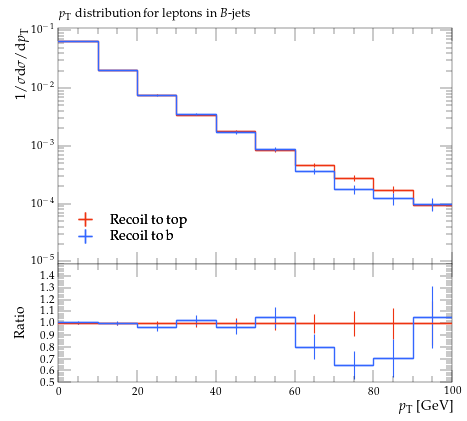

Reproduce this figure in Python.
#! /usr/bin/env python

# This Python script was auto-generated using YODA v2.0.2.
# Analysis object: /MC_HFDECAYS/lepton_pT_B_jets
# Timestamp: 31-07-2026 (13:13:53)

import matplotlib as mpl
import matplotlib.pyplot as plt
mpl.use('Agg') # comment out for interactive use
import os
import numpy as np

plotDir = os.path.split(os.path.realpath(__file__))[0]
if 'YODA_USER_PLOT_PATH' in globals():
    plot_outdir = globals()['YODA_USER_PLOT_PATH']
else:
    plot_outdir = plotDir

#plot style
plt.style.use(os.path.join(plotDir, '../default.mplstyle'))
# plot metadata
figW, figH = plt.rcParams['figure.figsize']
ax_xLabel = r'$p_\mathrm{T}$ [GeV]'
ax_yLabel = r'$1/\sigma \mathrm{d}\sigma/\mathrm{d}p_\mathrm{T}$'
ax_title  = r'$p_\mathrm{T}$ distribution for leptons in $B$-jets'
ax_xScale = 'linear'
ax_yScale = 'log'
xLims = (0.0, 100.0)
yLims = (9e-06, 0.11000000000000001)

# TeX-friendly labels for the legend
labels = {
    'legend' : ([ r"Recoil to top", r"Recoil to b" ], r""),
}

# Adjust canvas width and height
canvasW = 10.0
canvasH = 9.0
figW *= canvasW/10.
figH *= canvasH/9.

# Create figure and axis objects
fig, (ax, ratio0_ax) = plt.subplots(2, 1, sharex=True,
                  figsize=(figW,figH), gridspec_kw={'height_ratios': (6.0, 3.0)})

# Set figure margins
plt.subplots_adjust(
    left   = 1.0 * plt.rcParams['figure.subplot.left'],
    right  = 1.0 * plt.rcParams['figure.subplot.right'],
    top    = 1.0 * plt.rcParams['figure.subplot.top'],
    bottom = 1.0 * plt.rcParams['figure.subplot.bottom'])

ratio0_ax.yaxis.set_major_locator(mpl.ticker.MultipleLocator(0.1))
ratio0_ax.set_ylim(0.5, 1.4999)
ratio0_ax.set_ylabel('Ratio')

# the numerical data is stored in a separate file
dataf = dict()
prefix = os.path.split(__file__)[0]
if prefix:    prefix = prefix + '/'
exec(open(prefix+'lepton_pT_B_jets__data.py').read(), dataf)


legend_handles = dict() # keep track of handles for the legend

# style options for curves
# starts at zorder>=5 to draw curve on top of legend
styles = {
  'recoil_t': {
    'color' : '#EE3311',
    'linestyle' : '-',
    'linewidth' : 1,
    'marker' : 'none',
    'markersize' : 2,
    'capsize' : 0.0,
    'zorder' : 5,
    'histstyle' : 1,
    'drawstyle' : 'steps-pre',
    'xerrorbars' : 1,
    'yerrorbars' : 1,
    'fillcolor' : None,
    'fillopacity' : 1.0,
    'ratio0_linestyle' : '-',
    'ratio0_linewidth' : 1,
    'ratio0_marker' : 'none',
    'ratio0_markersize' : 2,
    'ratio0_capsize' : 0.0,
    'ratio0_zorder' : 5,
    'ratio0_histstyle' : 1,
    'ratio0_drawstyle' : 'steps-pre',
    'ratio0_xerrorbars' : 1,
    'ratio0_yerrorbars' : 1,
  },
  'recoil_b': {
    'color' : '#3366FF',
    'linestyle' : '-',
    'linewidth' : 1,
    'marker' : 'none',
    'markersize' : 2,
    'capsize' : 0.0,
    'zorder' : 6,
    'histstyle' : 1,
    'drawstyle' : 'steps-pre',
    'xerrorbars' : 1,
    'yerrorbars' : 1,
    'fillcolor' : None,
    'fillopacity' : 1.0,
    'ratio0_linestyle' : '-',
    'ratio0_linewidth' : 1,
    'ratio0_marker' : 'none',
    'ratio0_markersize' : 2,
    'ratio0_capsize' : 0.0,
    'ratio0_zorder' : 6,
    'ratio0_histstyle' : 1,
    'ratio0_drawstyle' : 'steps-pre',
    'ratio0_xerrorbars' : 1,
    'ratio0_yerrorbars' : 1,
  },
}

# curve from input yoda files in main panel
for label, yvals in dataf['yvals'].items():
    if all(np.isnan(v) for v in dataf['yvals'][label]):
        continue
    tmp = None
    if styles[label]['histstyle']: # draw as histogram
        xpos = dataf['xedges'][label] if styles[label]['drawstyle'] else dataf['xpoints'][label]
        ypos = np.insert(yvals, 0, yvals[0]) if styles[label]['drawstyle'] else yvals
        if styles[label]['fillcolor']: # fill area below curve
            ax.fill_between(xpos, ypos, step='pre',
                            color=styles[label]['fillcolor'],
                            alpha=styles[label]['fillopacity'])
        tmp, = ax.plot(xpos, ypos,
                       color=styles[label]['color'],
                       linestyle=styles[label]['linestyle'],
                       linewidth=styles[label]['linewidth'],
                       drawstyle=styles[label]['drawstyle'], solid_joinstyle='miter',
                       zorder=styles[label]['zorder'], label=label)
    tmp = ax.errorbar(dataf['xpoints'][label], yvals,
                      xerr=np.array(dataf['xerrs'][label])*styles[label]['xerrorbars'],
                      yerr=np.array(dataf['yerrs'][label])*styles[label]['yerrorbars'],
                      fmt=styles[label]['marker'], capsize=styles[label]['capsize'],
                      markersize=styles[label]['markersize'],
                      ecolor=styles[label]['color'],
                      color=styles[label]['color'], zorder=styles[label]['zorder'])
    tmp[-1][0].set_linestyle(styles[label]['linestyle'])
    tmp[-1][0].set_linewidth(styles[label]['linewidth'])
    if label in dataf['add_legend_handle']:  legend_handles[label] = tmp
    for varLabel in dataf['variation_yvals'].keys():
        if varLabel.startswith(label):
            tmp, = ax.plot(dataf['xedges'][label], dataf['variation_yvals'][varLabel],
                           color=styles[label]['color'],
                           linestyle=styles[label]['linestyle'],
                           linewidth=styles[label]['linewidth'],
                           drawstyle='steps-pre', solid_joinstyle='miter',
                           zorder=styles[label]['zorder'], alpha=0.5)


# plots on ratio panel
# curve from input yoda files in ratio panel
for label, yvals in dataf['ratio0_yvals'].items():
    if all(np.isnan(v) for v in yvals):
        continue
    if styles[label]['ratio0_histstyle']: # plot as histogram
        xpos = dataf['xedges']['recoil_t'] if styles[label]['ratio0_drawstyle'] else dataf['xpoints']['recoil_t']
        ypos = np.insert(yvals, 0, yvals[0]) if styles[label]['ratio0_drawstyle'] else yvals
        ratio0_ax.plot(xpos, ypos,
                       color=styles[label]['color'],
                       linewidth=styles[label]['linewidth'],
                       linestyle=styles[label]['ratio0_linestyle'],
                       drawstyle=styles[label]['ratio0_drawstyle'], zorder=styles[label]['zorder'],
                       solid_joinstyle='miter')
    tmp = ratio0_ax.errorbar(dataf['xpoints']['recoil_t'], yvals,
                             xerr=np.array(dataf['ref_xerrs'])*styles[label]['ratio0_xerrorbars'],
                             yerr=np.array(dataf['ratio0_yerrs'][label])*styles[label]['ratio0_yerrorbars'],
                             fmt=styles[label]['ratio0_marker'], capsize=styles[label]['ratio0_capsize'],
                             markersize=styles[label]['ratio0_markersize'],
                             ecolor=styles[label]['color'],
                             color=styles[label]['color'])
    tmp[-1][0].set_linestyle(styles[label]['ratio0_linestyle'])
    tmp[-1][0].set_linewidth(styles[label]['ratio0_linewidth'])

    for varlabel in dataf['ratio0_variation_vals'].keys():
        if varlabel.startswith(label):
            ratio0_ax.plot(dataf['xedges']['recoil_t'],
                            dataf['ratio0_variation_vals'][varlabel],
                            color=styles[label]['color'],
                            linestyle=styles[label]['linestyle'],
                            linewidth=styles[label]['linewidth'],
                            drawstyle='steps-pre', solid_joinstyle='miter',
                            zorder=1, alpha=0.5)

legend_items = list(legend_handles.values())
ax.add_artist(ax.legend(legend_items,
                        labels['legend'][0],
                        title=labels['legend'][1],
                        alignment='left',
                        loc='lower left',
                        bbox_to_anchor=(0.0, 0.03)))

# set plot metadata as defined above
ratio0_ax.set_xlabel(ax_xLabel)
ratio0_ax.xaxis.set_label_coords(1., -0.15)
ax.set_ylabel(ax_yLabel, ha='right', va='top')
ax.yaxis.set_label_coords(-0.11, 1.0)
ax.set_title(ax_title, loc='left')
ax.set_xscale(ax_xScale)
ax.set_yscale(ax_yScale)
ax.set_xlim(xLims)
ax.set_ylim(yLims)

# tick formatting
plt.rcParams['xtick.top'] = True
plt.rcParams['ytick.right'] = True
ax.yaxis.set_major_locator(mpl.ticker.LogLocator(base=10.0, numticks=np.inf))
ax.yaxis.set_minor_locator(mpl.ticker.LogLocator(
                           base=10.0, subs=np.arange(0.1, 1, 0.1), numticks=np.inf))
fig.align_ylabels((ax, ratio0_ax))
plt.savefig(os.path.join(plot_outdir, 'lepton_pT_B_jets.pdf'), format='PDF')
plt.savefig(os.path.join(plot_outdir, 'lepton_pT_B_jets.png'), format='PNG')

plt.close(fig)
